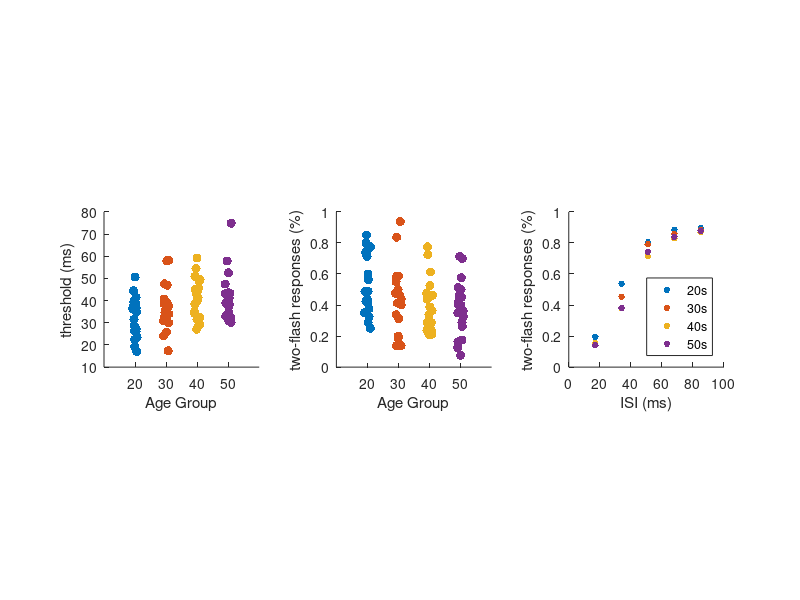

Recreate this plot in MATLAB. (Note: this script raises an error after producing the figure.)
%% GET DATA

load('DATA.mat')
idx = ~[EXP.exclude];
nSubj = sum(idx);

alpha = [EXP.threshold]';
alpha = alpha(idx);
p_corr = [EXP.p_correct]';
isi_th = p_corr(idx, 3);
p_corr = p_corr(idx,:);
age = [EXP.age];
age = age(idx);
group = [EXP.group];
group = group(idx);


uni_group = unique(group);
%% PLOT
figure
subplot(131); hold on

for i_group = 1:length(uni_group)
    data_group = alpha(group == uni_group(i_group));
    n_group = length(data_group);
    
    x = ones(n_group,1)*i_group+(rand(n_group,1)-.5)*.2;
    plot(x, data_group, '.', 'MarkerSize', 20)
    
end
xlim([min(uni_group)-1 max(uni_group)+1])
xticks(uni_group)
xticklabels({'20','30','40','50'})
xlabel('Age Group')
ylabel('threshold (ms)')
axis square


subplot(132); hold on

for i_group = 1:length(uni_group)
    data_group = isi_th(group == uni_group(i_group));
    n_group = length(data_group);
    
    x = ones(n_group,1)*i_group+(rand(n_group,1)-.5)*.2;
    plot(x, data_group, '.', 'MarkerSize', 20)
    
end
xlim([min(uni_group)-1 max(uni_group)+1])
xticks(uni_group)
xticklabels({'20','30','40','50'})
xlabel('Age Group')
ylabel('two-flash responses (%)')
axis square

subplot(133); hold on
ea_adult = mean(p_corr(age<31,2:end));
mi_adult = mean(p_corr(age>30 & age<41,2:end));
ad_adult = mean(p_corr(age>40 & age<51,2:end));
la_adult = mean(p_corr(age>50,2:end));
isi = (1:5)*17;
plot(isi, ea_adult, '.', 'MarkerSize', 15)
plot(isi, mi_adult, '.', 'MarkerSize', 15)
plot(isi, ad_adult, '.', 'MarkerSize', 15)
plot(isi, la_adult, '.', 'MarkerSize', 15)
ylim([0 1])
xlabel('ISI (ms)')
ylabel('two-flash responses (%)')
axis square
legend({'20s', '30s', '40s', '50s'}, 'Location', 'southeast')
%% STATS
[p,tbl,stats] = anova1(alpha, group, 'off');
[p2,tbl2,stats2] = anova1(isi_th, group, 'off');

eta_sqrd = tbl{2,2}/tbl{4,2};

% post-hoc tests
[H,P,CI,STATS] = ttest2(alpha(group==1), alpha(group==4));
[H,P,CI,STATS] = ttest2(alpha(group==1), alpha(group==3));

[H,P,CI,STATS] = ttest2(isi_th(group==4), isi_th(group==3));

[RHO,PVAL] = corr(alpha, age')
